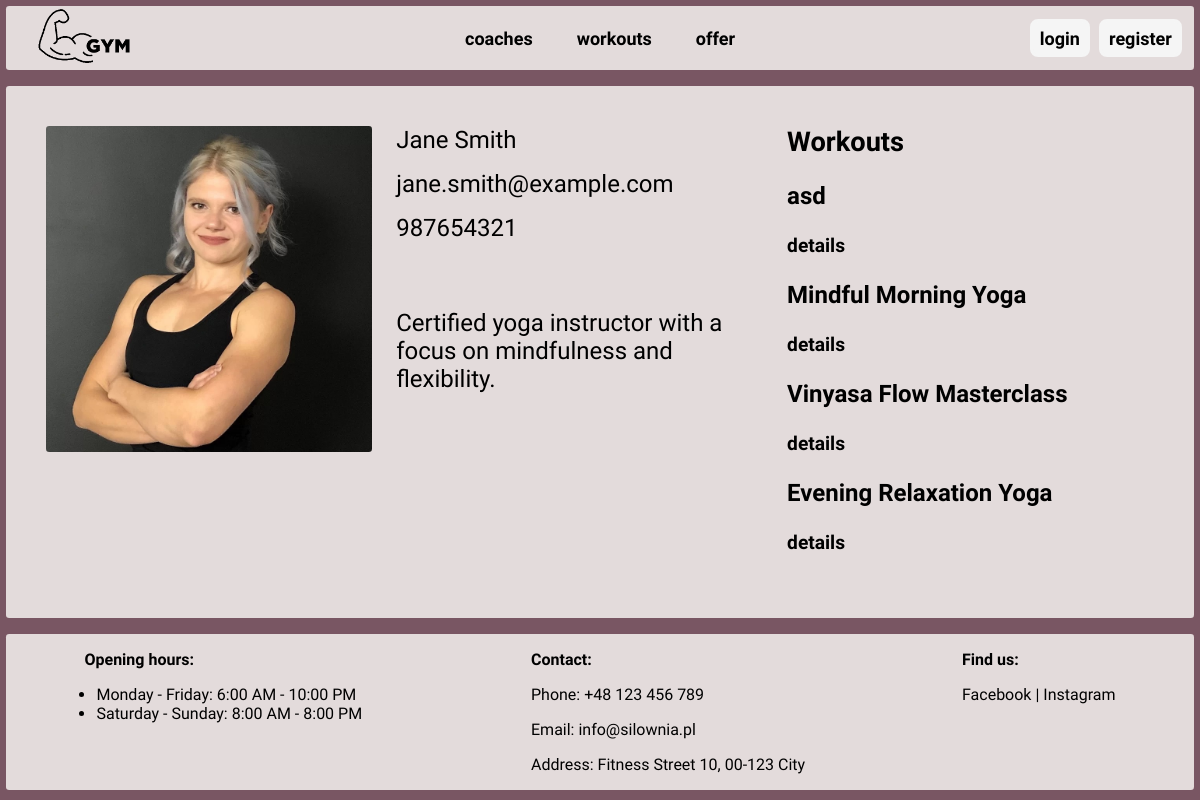
The page /users/coaches/2 on the database its author committed.
### users/models.py (models this page shows)
class User(AbstractUser):
    is_coach = models.BooleanField()
    profile_picture = models.ImageField(upload_to='profile_pictures/',
                                        default='profile_pictures/default.png')
    gender = models.CharField(
        choices=[('M', 'Male'),
                 ('F', 'Female')],
        max_length=1)

class Coach(models.Model):
    user = models.OneToOneField(User, on_delete=models.PROTECT, related_name='coach')
    hourly_rate = models.FloatField()
    description = models.TextField(null=True)
    phone_number = models.IntegerField(null=True)

### workout/models.py (models this page shows)
class Workout(models.Model):
    name = models.CharField(max_length=100)
    coach = models.ForeignKey(User, on_delete=models.CASCADE, related_name='coach_workouts')
    client = models.ManyToManyField(User, related_name='client_workouts')
    description = models.TextField()
    target = models.CharField(max_length=50)
    start_time = models.TimeField(null=True)
    end_time = models.TimeField(null=True)
    max_participants = models.IntegerField()
    class Difficulty(models.TextChoices):
        BEGINNER = 'beginner', 'Beginner'
        INTERMEDIATE = 'intermediate', 'Intermediate'
        ADVANCED = 'advanced', 'Advanced'
    difficulty = models.CharField(
        max_length=20,
        choices=Difficulty.choices,
        null=True,
    )
    class Weekdays(models.TextChoices):
        MONDAY = 'monday', 'Monday'
        TUESDAY = 'tuesday', 'Tuesday'
        WEDNESDAY = 'wednesday', 'Wednesday'
        THURSDAY = 'thursday', 'Thursday'
        FRIDAY = 'friday', 'Friday'
        SATURDAY = 'saturday', 'Saturday'
        SUNDAY = 'sunday', 'Sunday'
    day = models.CharField(
        choices=Weekdays.choices,
        max_length=10,
        null=True,
    )
    class Status(models.TextChoices):
        ACTIVE = 'active', 'Active'
        INACTIVE = 'inactive', 'Inactive'
    status = models.CharField(
        choices=Status.choices,
        default=Status.ACTIVE,
        max_length=10,
    )

### users/views.py (the view)
# urls.py: path("coaches/<int:coach_id>", views.coach_info, name="coach_info"), ## dodaj imie i nazwisko w linku
def coach_info(request, coach_id):
    try:
        coach = User.objects.get(id=coach_id)
        workouts = Workout.objects.filter(coach=coach)
        context = {
            'coach': coach,
            "workouts": workouts,
        }
        return render(request, 'users/coach_page.html', context)
    except User.DoesNotExist:
        return HttpResponse('no such user')

### users/templates/users/coach_page.html
{% extends 'core/index.html' %}
{% block content %}
<div id="coach-page-cont">
    <img alt="profile_picture" src="{{coach.profile_picture.url}}">
    <div>
        <h1>{{coach.first_name}} {{coach.last_name}}</h1>
        <h1>{{coach.email}}</h1>
        <h1>{{coach.coach.phone_number}}</h1>
    </div>
    <p id="coach-page-desc">{{coach.coach.description}}</p>
    <div id="coach-page-workouts">
        <h2>Workouts</h2>
        {% for workout in workouts %}
        <h3>{{workout.name}}</h3>
        <a href="{% url 'workout:details_workout' workout.id%}" >details</a>
        {% endfor %}
    </div>
</div>
{% endblock %}

### core/static/styles.css (style rules this page uses)
body { font-family: "Raleway", serif; font-optical-sizing: auto; font-style: normal; background: #795663; display: flex; flex-direction: column; align-items: center; margin: 0.5vw 0.5vw; height: 98vh; box-sizing: border-box; }
a { transition: background-color 0.3s ease, color 0.3s ease; }
a { text-decoration: none; color: black; }
#coach-page-cont { display: grid; grid-template-columns: 8fr 9fr 9fr; grid-template-rows: 1fr 2fr; padding: 5vh; gap: 3vh; }
#coach-page-cont img { border-radius: 1%; width: 100%; grid-area: 1 / 1 / 3 / 2; }
#coach-page-desc { grid-area: 2 / 2 / 3 / 3; }
#coach-page-cont h1 { font-size: 1.5rem; font-weight: 500; margin-top: 0; }
#coach-page-workouts { grid-row: 1 / 3; }
#coach-page-cont p { font-size: 1.5rem }
#coach-page-cont h2 { margin-top: 0; font-weight: 600; font-size: 1.7rem; }
#coach-page-cont h3 { font-size: 1.5rem; font-weight: 600; }
#coach-page-cont a { font-size: 1.2rem; font-weight: 600; }

### rows shown on the page
User: profile_picture (picture), first_name "Jane", last_name "Smith", email "jane.smith@example.com", coach.phone_number "987654321", coach.description "Certified yoga instructor with a focus on mindfulness and flexibility."
Workout: name "asd"
Workout: name "Mindful Morning Yoga"
Workout: name "Vinyasa Flow Masterclass"
Workout: name "Evening Relaxation Yoga"
